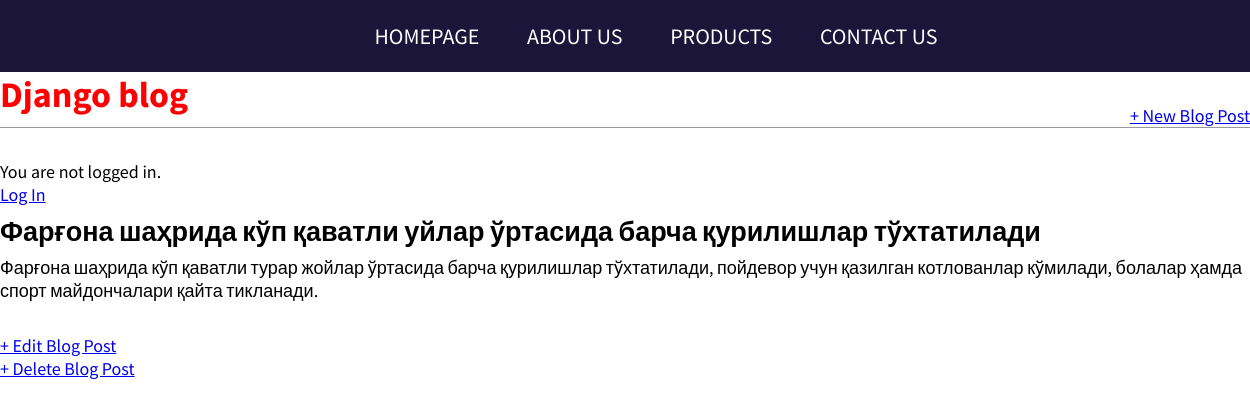
/post/5/, run on the app's committed database.
### blog/models.py (models this page shows, shortened)
class Post(models.Model):
    title = models.CharField(max_length=200)
    author = models.ForeignKey(
        'auth.User',
        on_delete=models.CASCADE,
    )
    body = models.TextField()

### blog/views.py (the view)
# urls.py: path('post/<int:pk>/', BlogDetailView.as_view(), name='post_detail'),  # new
class BlogDetailView(DetailView):
    model = Post
    template_name = 'post_detail.html'

### templates/post_detail.html
{% extends 'base.html' %}
{% block content %}
<div class="post-entry">
<h2>{{ post.title }}</h2>
<p>{{ post.body }}</p>
</div>
<p><a href="{% url 'post_edit' post.pk %}">+ Edit Blog Post</a></p>
<p><a href="{% url 'post_delete' post.pk %}">+ Delete Blog Post</a></p>
{% endblock content %}

### static/css/base.css (style rules this page uses)
* { margin:0; }
body { font-family: 'Source Sans Pro', sans-serif; font-size: 18px; }
.post-entry { margin-bottom: 2rem; }
.post-entry h2 { margin: 0.5rem 0; }
.post-entry p { margin: 0; font-weight: 400; }

### data on the page
Post: title "Фарғона шаҳрида кўп қаватли уйлар ўртасида барча қурилишлар тўхтатилади", body "Фарғона шаҳрида кўп қаватли турар жойлар ўртасида барча қурилишлар тўхтатилади, пойдевор учун қазилган котлованлар кўмилади, болалар ҳамда спорт майдончалари қайта тикланади."
